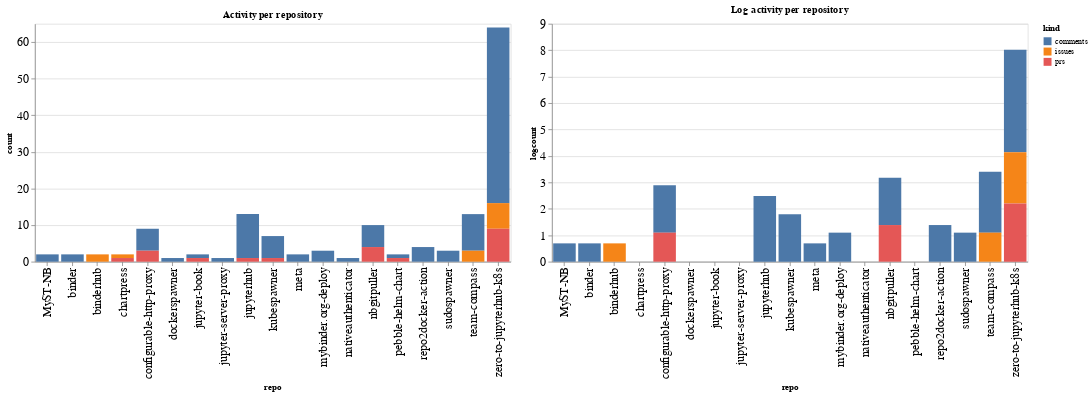

Here is the notebook cell this chart was saved with:
### Code cell
ch1 = alt.Chart(repo_summaries, width=600, title="Activity per repository").mark_bar().encode(
    x='repo',
    y='count',
    color='kind',
    tooltip="kind"
)

ch2 = alt.Chart(repo_summaries, width=600, title="Log activity per repository").mark_bar().encode(
    x='repo',
    y='logcount',
    color='kind',
    tooltip="kind"
)

ch1 | ch2

### Figure 1 — Vega-Lite specification as saved in the notebook (floating-point values rounded to 4 significant figures)
{"config": {"axisLeft": {"labelFontSize": 15}, "axisBottom": {"labelFontSize": 15}}, "hconcat": [{"mark": "bar", "encoding": {"color": {"type": "nominal", "field": "kind"}, "tooltip": {"type": "nominal", "field": "kind"}, "x": {"type": "nominal", "field": "repo"}, "y": {"type": "quantitative", "field": "count"}}, "title": "Activity per repository", "width": 600}, {"mark": "bar", "encoding": {"color": {"type": "nominal", "field": "kind"}, "tooltip": {"type": "nominal", "field": "kind"}, "x": {"type": "nominal", "field": "repo"}, "y": {"type": "quantitative", "field": "logcount"}}, "title": "Log activity per repository", "width": 600}], "data": {"name": "data-f58aecf0565af54c4d6fa702d1973172"}, "$schema": "https://vega.github.io/schema/vega-lite/v4.8.1.json", "datasets": {"data-f58aecf0565af54c4d6fa702d1973172": [{"repo": "MyST-NB", "kind": "comments", "count": 2, "logcount": 0.6931}, {"repo": "binder", "kind": "comments", "count": 2, "logcount": 0.6931}, {"repo": "binderhub", "kind": "issues", "count": 2, "logcount": 0.6931}, {"repo": "chartpress", "kind": "issues", "count": 1, "logcount": 0.0}, {"repo": "chartpress", "kind": "prs", "count": 1, "logcount": 0.0}, {"repo": "configurable-http-proxy", "kind": "comments", "count": 6, "logcount": 1.792}, {"repo": "configurable-http-proxy", "kind": "prs", "count": 3, "logcount": 1.099}, {"repo": "dockerspawner", "kind": "comments", "count": 1, "logcount": 0.0}, {"repo": "jupyter-book", "kind": "comments", "count": 1, "logcount": 0.0}, {"repo": "jupyter-book", "kind": "prs", "count": 1, "logcount": 0.0}, {"repo": "jupyter-server-proxy", "kind": "comments", "count": 1, "logcount": 0.0}, {"repo": "jupyterhub", "kind": "comments", "count": 12, "logcount": 2.485}, {"repo": "jupyterhub", "kind": "prs", "count": 1, "logcount": 0.0}, {"repo": "kubespawner", "kind": "comments", "count": 6, "logcount": 1.792}, {"repo": "kubespawner", "kind": "prs", "count": 1, "logcount": 0.0}, {"repo": "meta", "kind": "comments", "count": 2, "logcount": 0.6931}, {"repo": "mybinder.org-deploy", "kind": "comments", "count": 3, "logcount": 1.099}, {"repo": "nativeauthenticator", "kind": "comments", "count": 1, "logcount": 0.0}, {"repo": "nbgitpuller", "kind": "comments", "count": 6, "logcount": 1.792}, {"repo": "nbgitpuller", "kind": "prs", "count": 4, "logcount": 1.386}, {"repo": "pebble-helm-chart", "kind": "comments", "count": 1, "logcount": 0.0}, {"repo": "pebble-helm-chart", "kind": "prs", "count": 1, "logcount": 0.0}, {"repo": "repo2docker-action", "kind": "comments", "count": 4, "logcount": 1.386}, {"repo": "sudospawner", "kind": "comments", "count": 3, "logcount": 1.099}, {"repo": "team-compass", "kind": "comments", "count": 10, "logcount": 2.303}, {"repo": "team-compass", "kind": "issues", "count": 3, "logcount": 1.099}, {"repo": "zero-to-jupyterhub-k8s", "kind": "comments", "count": 48, "logcount": 3.871}, {"repo": "zero-to-jupyterhub-k8s", "kind": "issues", "count": 7, "logcount": 1.946}, {"repo": "zero-to-jupyterhub-k8s", "kind": "prs", "count": 9, "logcount": 2.197}]}}
